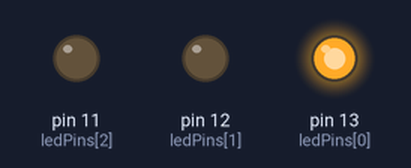
Recording of a sketch running on a simulated Arduino Uno, built with avr-gcc and run on an emulated ATmega328P. Shown: output pins drawn as LEDs (lit = HIGH).

Above: at 0.5 s.
At 1.5 s:
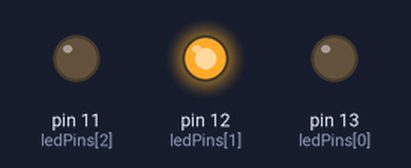
At 5.5 s:
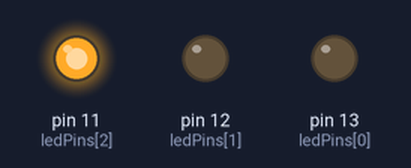
Timing chart, 0 to 6.9 s (numbered marks = the images above):
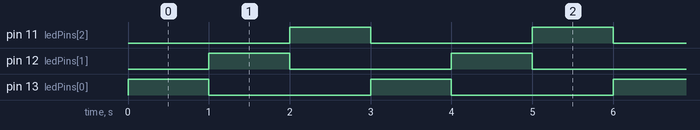

Measured:
- by itself, pin 11 (ledPins[2]), pin 12 (ledPins[1]), pin 13 (ledPins[0]): alternates HIGH for 1.0 s and LOW for 2.0 s
- by itself, everything shown: repeats every 3.0 s, in 4 steps

The sketch:

exemplo_blink_led.ino
```cpp
/**************************************************************************
 *                 Placa de Desenvolvimento Arduino Uno                   *
 *             Controle Sequencial de Três LEDs com Intervalos            *
 * Elaborado/Adaptado por [Seu Nome ou Epaminondas Lage]                  *
 *                                                                        *
 * Este código controla três LEDs conectados aos pinos digitais 13, 12 e  *
 * 11 de forma sequencial. Cada LED é aceso por 1 segundo enquanto os     *
 * outros permanecem apagados. O ciclo se repete indefinidamente.         *
 **************************************************************************/

const int ledPins[] = {13, 12, 11}; // Array que define os pinos dos LEDs
const int numLeds = 3; // Número de LEDs controlados
const int interval = 1000; // Intervalo de tempo em milissegundos para cada LED

void setup() {
    for (int i = 0; i < numLeds; i++) {
        pinMode(ledPins[i], OUTPUT); // Declara cada pino de LED como saída
    }
}

void loop() {
    for (int i = 0; i < numLeds; i++) {
        digitalWrite(ledPins[i], HIGH); // Acende o LED no pino atual
        delay(interval); // Espera pelo intervalo definido
        digitalWrite(ledPins[i], LOW); // Apaga o LED no pino atual
    }
}
```
